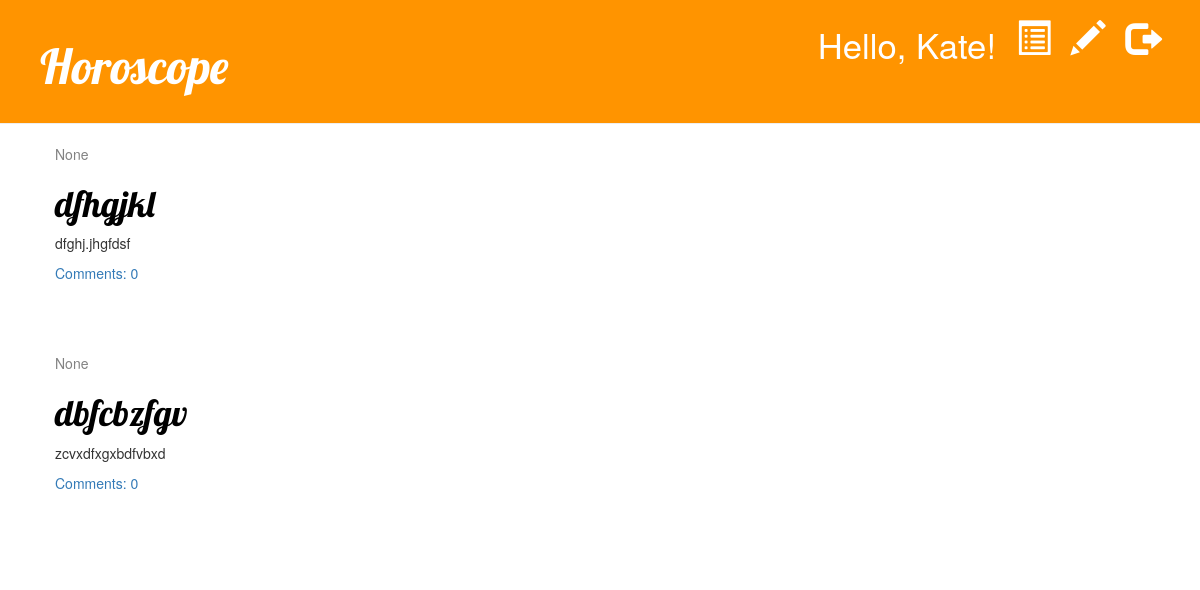
/drafts/ (signed in), run on the app's committed database.
### blog/models.py (models this page shows, shortened)
class Post(models.Model):
    author = models.ForeignKey(settings.AUTH_USER_MODEL, on_delete=models.CASCADE)
    title = models.CharField(max_length=200)
    text = models.TextField()
    created_date = models.DateTimeField(default=timezone.now)
    published_date = models.DateTimeField(blank=True, null=True)

### blog/views.py (the view)
# urls.py: path('drafts/', views.post_draft_list, name='post_draft_list'),
@login_required
def post_draft_list(request):
    posts = Post.objects.filter(published_date__isnull=True).order_by('created_date')
    return render(request, 'blog/post_draft_list.html', {'posts': posts})

### templates/blog/post_draft_list.html
{% extends 'blog/base.html' %}
{% block content %}
    {% for post in posts %}
        <div class="post">
            <div class="date">
                {{ post.published_date }}
            </div>
            <h1><a href="{% url 'post_detail' pk=post.pk %}">{{ post.title }}</a></h1>
            <p>{{ post.text|linebreaksbr }}</p>
            <a href="{% url 'post_detail' pk=post.pk %}">Comments: {{ post.comments.count }}</a>
        </div>
    {% endfor %}
{% endblock content %}

### templates/blog/base.html (shortened to what this page needs)
{% load static %}
<html>
    <head>
        <link rel="stylesheet" href="//maxcdn.bootstrapcdn.com/bootstrap/3.2.0/css/bootstrap.min.css">
        <link rel="stylesheet" href="//maxcdn.bootstrapcdn.com/bootstrap/3.2.0/css/bootstrap-theme.min.css">
        <link rel="stylesheet" href="{% static 'css/blog.css' %}">
    </head>
    <body>
        <div class="page-header">
            {% if user.is_authenticated %}
                <a href="{% url 'logout' %}" class="top-menu"><span title='Log out' class="glyphicon glyphicon-log-out"></span></a>
                <a href="{% url 'post_new' %}" class="top-menu"><span title='New post' class="glyphicon glyphicon-pencil"></span></a>
                <a href="{% url 'post_draft_list' %}" class="top-menu"><span title='Draft' class="glyphicon glyphicon-list-alt"></span></a>
                <p class="top-menu">Hello, {{ user.username }}! </p>
            {% else %}
                <a href="{% url 'login' %}" class="top-menu"><span class="glyphicon glyphicon-lock"></span></a>
            {% endif %}
            <h1><a href="/">Horoscope</a></h1>
        </div>
        <div class="content container">
            <div class="row">
                <div class="col-md-8">
                {% block content %}
                {% endblock %}
                </div>
            </div>
        </div>
    </body>
</html>

### blog/static/css/blog.css (style rules this page uses)
.page-header { background-color: #ff9400; margin-top: 0; padding: 20px 20px 20px 40px; }
.page-header h1, .page-header h1 a, .page-header h1 a:visited, .page-header h1 a:active { color: #ffffff; font-size: 36pt; text-decoration: none; }
.content { margin-left: 40px; }
h1, h2, h3, h4 { font-family: 'Lobster', cursive; }
.date { color: #828282; }
.top-menu, .top-menu:hover, .top-menu:visited { color: #ffffff; float: right; font-size: 26pt; margin-right: 20px; }
.post { margin-bottom: 70px; }
.post h1 a, .post h1 a:visited { color: #000000; }

### data on the page
Post: published_date "None", title "dfhgjkl", text "dfghj.jhgfdsf", comments.count "0"
Post: published_date "None", title "dbfcbzfgv", text "zcvxdfxgxbdfvbxd", comments.count "0"

### other printed values
{{ user.username }} "Kate"
